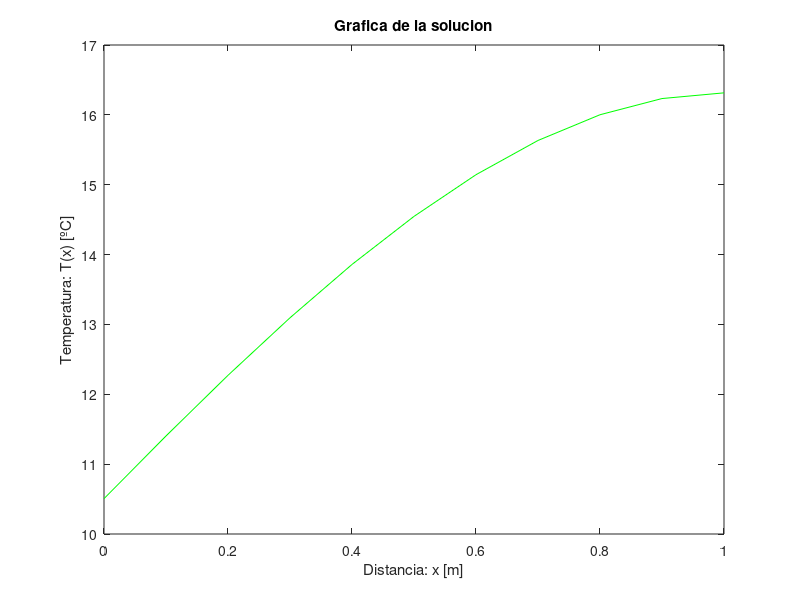

MATLAB code to generate this figure: (Note: this script raises an error after producing the figure.)
#! /usr/bin/octave -qf
1;
clear all;

% Lo hice de forma analitica (a lo de armar las matrices)

% Datos
N = 10;

L_x = 1; % rango maximo

h = L_x / N;

x = 0 : h : L_x;

% La cantidad de filas va a ser N + 1
K = zeros(N + 1, N + 1)

% K x = f

f = zeros(N + 1, 1)

% Estos son valores que calculo teniendo simplemente los puntos
Q = [];

for x_i = x
	Q = [ Q ; 1 - 4 * (x_i - 1 / 2)^2 ]
end

% Caso especial en los extremos
K(1, 1:2) = [ (h^2 - 2) , 2 ];
K(length(K), (length(K) - 1 : length(K))) = [ 2 , (h^2 - 2) ];

f(1) = h * (20 - h * (Q(1) + 10));

for i = 2 : length(f)
	f(i) = - Q(i) * h^2;

	if (i < length(f)) 
		K(i, i - 1) = 1 + h / 2;
		K(i, i) = h^2 - 2;
		K(i, i + 1) = 1 - h / 2;
	end
end

% Resolvemos y graficamos
plot(x, K \ f, 'g');

title('Grafica de la solucion')
xlabel('Distancia: x [m]');
ylabel('Temperatura: T(x) [ºC]');


% Parte analitica (extraida del wolfram)

symbols

t = sym('t');

%T = (4 * e^(t/2) - 12 * e^(t/2)*  t + 4 * e^(t/2) * t^2 - 11 * Cos((Sqrt(3) * t)/2) + 11 * Sqrt(3) * Cos((Sqrt(3) * t)/2) * 1 / Tan(Sqrt(3)/2) - 2 * Sqrt(3 * e) * Cos((Sqrt(3) * t)/2) / Sin(Sqrt(3)/2) + 11 * Sqrt(3) * Sin((Sqrt(3) * t)/2) + 11 / Tan(Sqrt(3)/2) * Sin((Sqrt(3) * t)/2) - 2 * Sqrt(e) / Sin(Sqrt(3)/2) * Sin((Sqrt(3) * t)/2))/e^(t/2)
T_temp = 10.5;

T=((14*e-36)/(3*e-3)+(22*e^(1-t))/(3*e-3)+(4*t^3-18*t^2+36*t-36)/3) / (1 - (3*e-3)/(3*e-3));

pause;

hold on;
%plot(t, T_val, 'r');
splot(T, t, 0:1)

hold off;